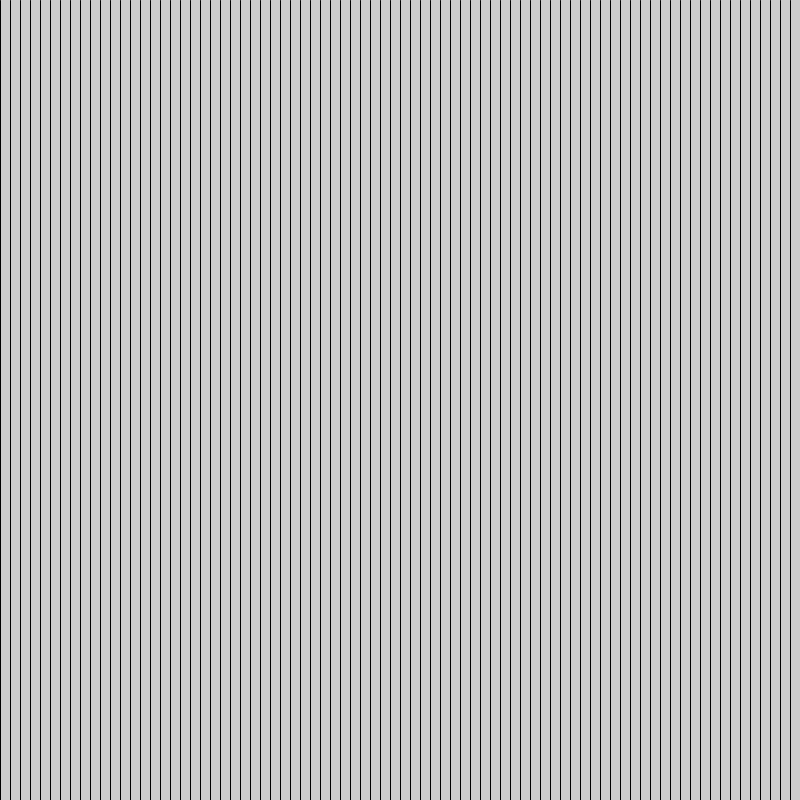
Frame 1 (no input)
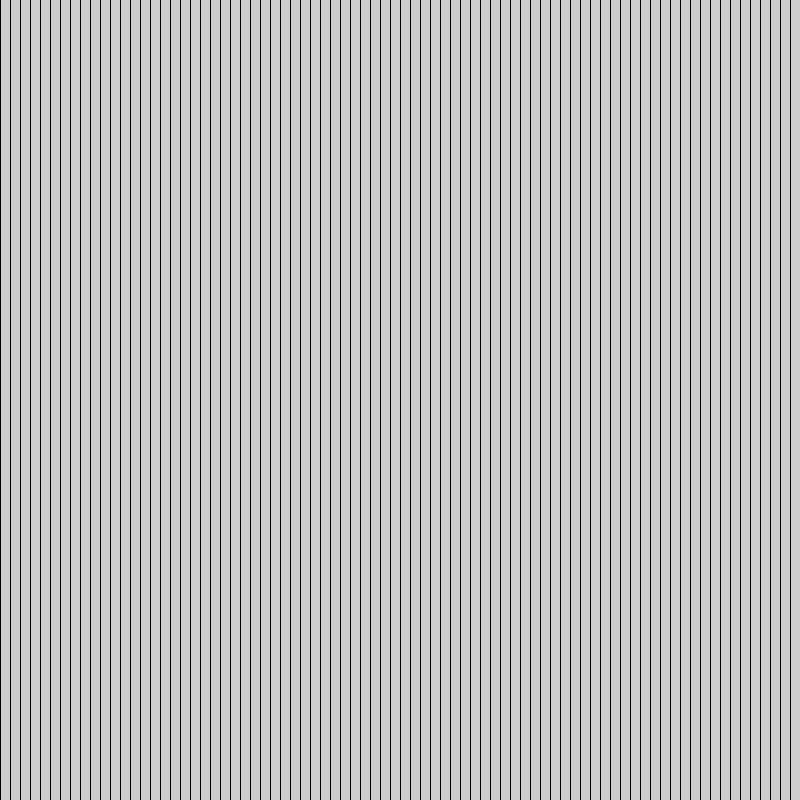
Frame 60 (the mouse pressed at the canvas centre just before this capture)
Frame 120 (the mouse held since frame 60 and released just before this capture): identical to frame 60, image omitted

The Processing sketch that drew these frames (run headless with seeded random() and noise(); from frame 60 on, the mouse is pressed at the canvas centre):

// Processing sketch: forloopBasic
// ── forloopBasic.pde
void setup() {
  size(800, 800);
}


void draw() {

  for (int i = 0; i < width; i+=10) {

    line(i, 0, i, height);
  }
}
